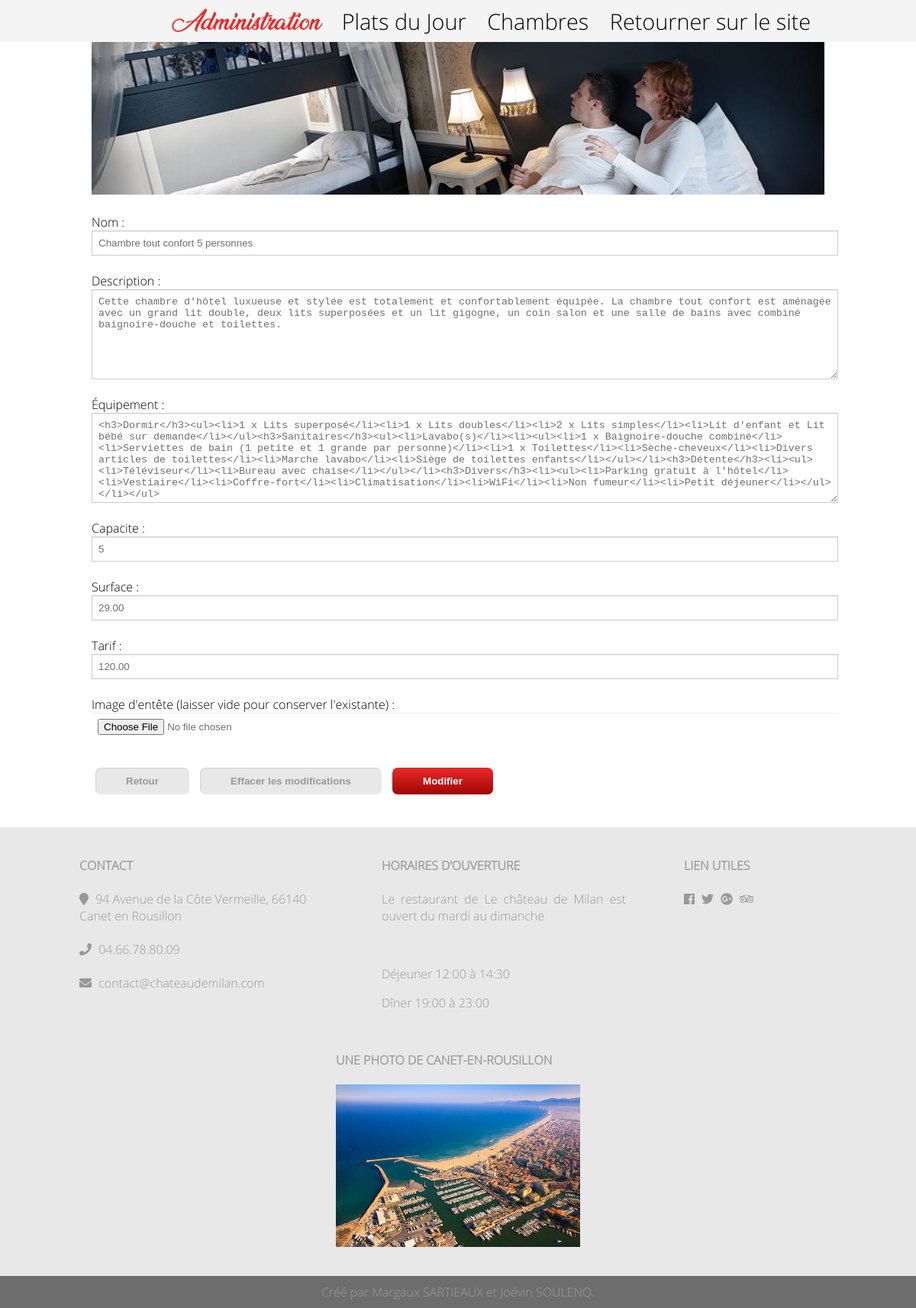
Before: /admin/chambre/editChambre.php?id=3 with the older database file.
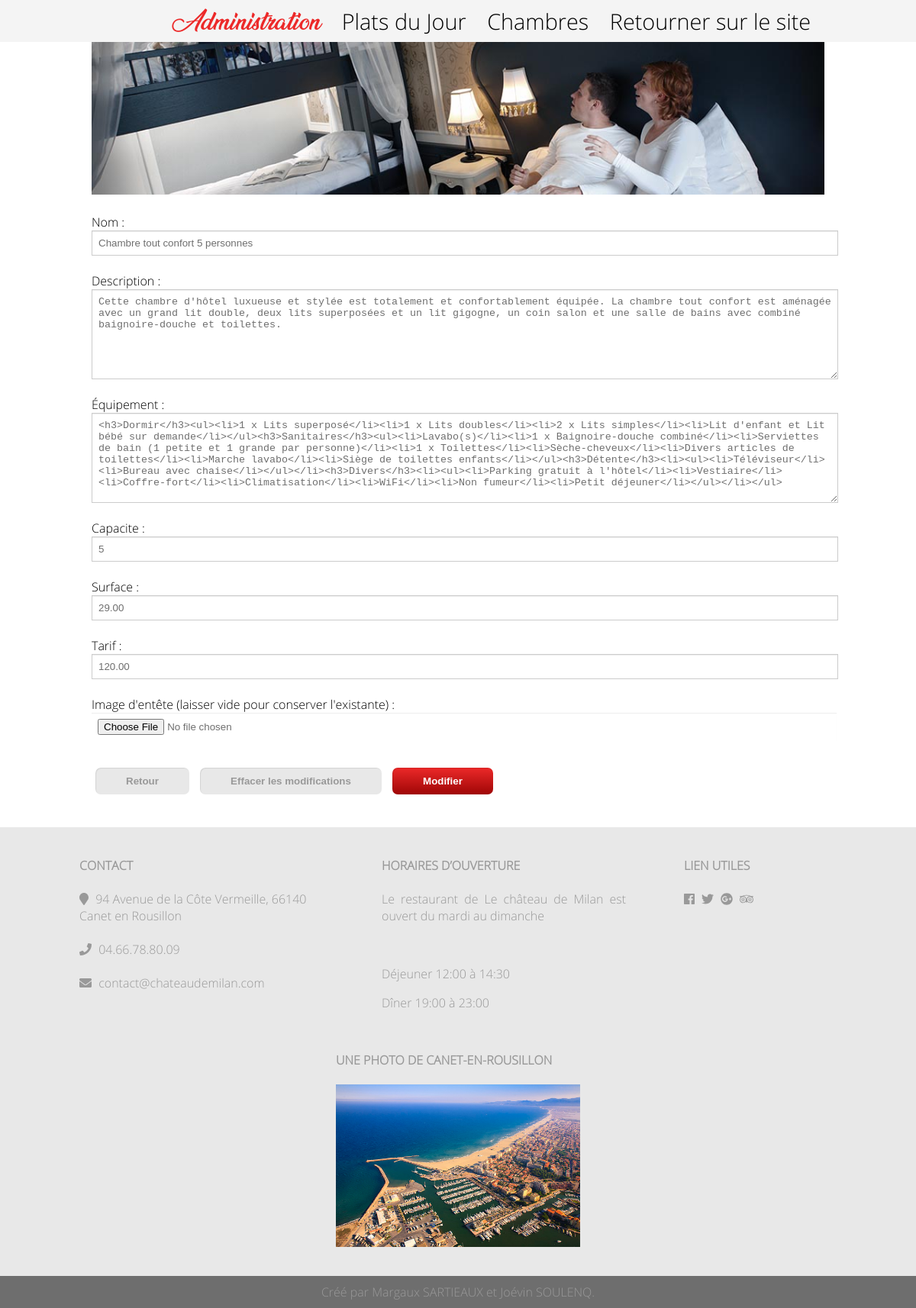
After: the same page with the newer database file.
### tables this page shows
CREATE TABLE IF NOT EXISTS Chambre(
	id_chambre	INTEGER NOT NULL AUTO_INCREMENT,
	nom			VARCHAR(255) NOT NULL,
	description	TEXT NOT NULL,
	capacite	INTEGER NOT NULL,
	surface		DECIMAL(6,2) NOT NULL,
	tarif		DECIMAL(6,2) NOT NULL,
	equipement	TEXT NOT NULL,
  	PRIMARY KEY (id_chambre)
);

### admin/chambre/editChambre.php (the view, shortened to what this page needs)
<!DOCTYPE html>
<html>
  <head>
    <link rel="stylesheet" href="../../css/style.css">
  </head>
  <body>
    <?php require "../admMenu.php"; ?>
  <div id="contenu">
    <section>
        <?php
          require "../../inc/config.php";
          $data = null;
          if(!empty($_GET["id"])) {
            $result = $conn->prepare("SELECT * FROM Chambre WHERE id_chambre = ?");
            $result->execute([$_GET["id"]]);
            $data = $result->fetch();
          }
        ?>
      <form method="post" action="editChambre.php" enctype="multipart/form-data">
        <img id="imgArticle" src="/projetMilan/img/chambres/<?= $_GET["id"] ?>.jpg?<?= date('U') ?>" alt="<?= htmlspecialchars($data["nom"]) ?>">
        <label for="nom">Nom :</label>
        <input type="text" id="nom" name="nom" value="<?= htmlspecialchars($data["nom"]); ?>"/>
        <br/>
        <label for="description">Description : </label>
        <textarea id="description" name="description" style="height:100px;" rows="3"><?= htmlspecialchars($data["description"]); ?></textarea>
        <br/>
        <label for="equipement">Équipement : </label>
        <textarea id="equipement" name="equipement" style="height:100px;" rows="3"><?= htmlspecialchars($data["equipement"]); ?></textarea>
        <br/>
        <label for="capacite">Capacite :</label>
        <input type="number" id="capacite" name="capacite" value="<?= htmlspecialchars($data["capacite"]); ?>"/>
        <br/>
        <label for="surface">Surface :</label>
        <input type="number" id="surface" name="surface" value="<?= htmlspecialchars($data["surface"]); ?>"/>
        <br/>
        <label for="tarif">Tarif :</label>
        <input type="text" id="tarif" name="tarif" value="<?= htmlspecialchars($data["tarif"]); ?>"/>
        <br/>
        <label>Image d'entête (laisser vide pour conserver l'existante) :</label>
        <input type="file" style="border:none" name="image"/>
        <br/>
        <div class="boutons">
          <button type="reset" onclick="history.back()">Retour</button>
          <button type="reset">Effacer les modifications</button>
          <button type="submit">Modifier</button>
        </div>
      </form>
    </section>
    <?php require "../../inc/footer.php"; ?>
    </div>
  </body>
</html>

Changed rows visible on the page:
changed chambre "Chambre tout confort 5 personnes": equipement "…et Lit bébé sur demande</li></ul><h3>Sanitaires</h3><ul><li>Lavabo(s)</li><li><ul><li>1 x Baignoire-douche combiné</li><li>Serviettes de bain (1 petite et 1 grande par personne)</li><li>1 x Toilettes</li><li>Sèche-cheveux</li><li>Divers articles de toilettes</li><li>Marche lavabo</li><li>Siège de toilettes enfants</li></ul></li><h3>Détente</h3><li><ul><li>Téléviseur</li><li>Bureau avec chaise</li></ul></li><h3>Divers</h3><li><ul><li>Parking gratuit à…" → "…et Lit bébé sur demande</li></ul><h3>Sanitaires</h3><ul><li>Lavabo(s)</li><li>1 x Baignoire-douche combiné</li><li>Serviettes de bain (1 petite et 1 grande par personne)</li><li>1 x Toilettes</li><li>Sèche-cheveux</li><li>Divers articles de toilettes</li><li>Marche lavabo</li><li>Siège de toilettes enfants</li></ul><h3>Détente</h3><li><ul><li>Téléviseur</li><li>Bureau avec chaise</li></ul></li><h3>Divers</h3><li><ul><li>Parking gratuit à…"
